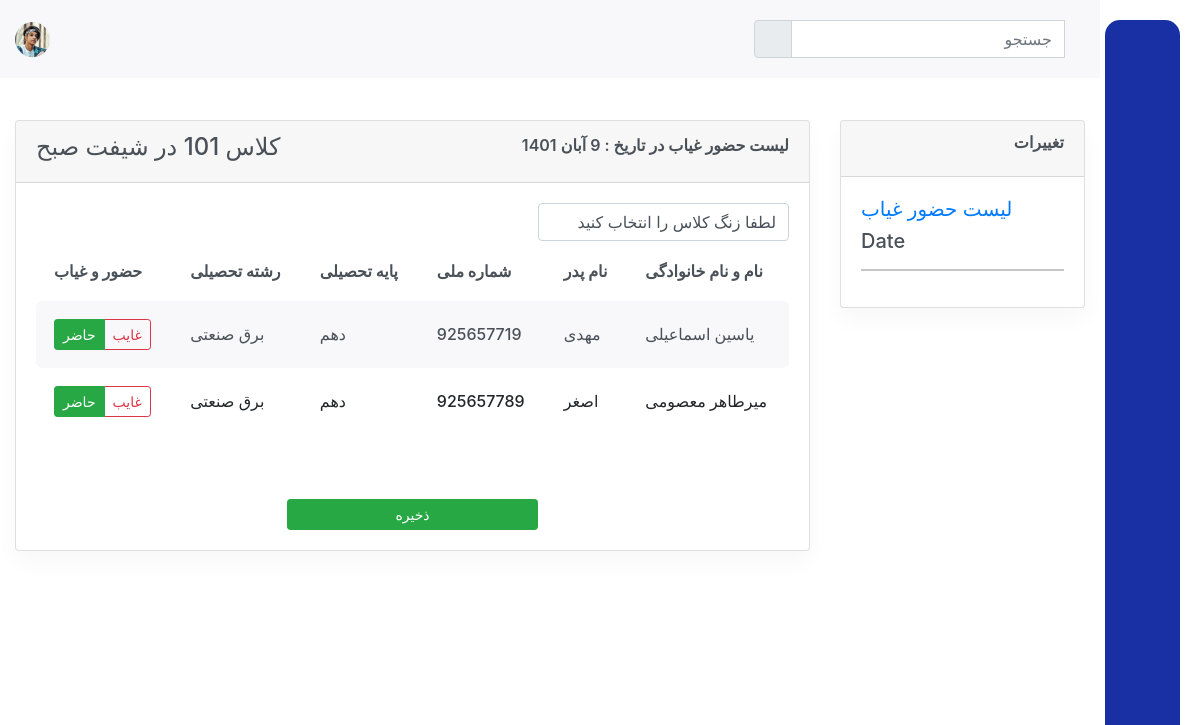
The app's page /attendance/101/ (signed in) with its own data.
### Student/models.py (models this page shows, shortened)
class Class(models.Model):
    number = models.IntegerField()
    shift = models.CharField(choices=SHIFT, max_length=3)

class Student(models.Model):
    full_name = models.CharField(max_length=200)
    father_name = models.CharField(max_length=100)
    id_code = models.IntegerField(unique=True)
    class_id = models.ForeignKey(Class, on_delete=models.CASCADE)
    reshte = models.ForeignKey(Reshte, on_delete=models.CASCADE)
    level = models.CharField(choices=LEVEL, max_length=8)
    level_up = models.BooleanField(default=False)
    date = models.DateField()
    usn = models.CharField(primary_key=True, max_length=200)
    zang = models.BooleanField(choices=ZANG, null=True, blank=True)
    objects = Manager()

class Reshte(models.Model):
    name = models.CharField(max_length=100)
    def __str__(self):
        return self.name

### Student/views.py (the view)
class AttendanceView(LoginRequiredMixin, generic.View):
    login_url = 'account:login'
    template_name = 'attendance.html'
    def get(self, request, *args, **kwargs):
        assign_class_id = kwargs.get('assign_class_id')
        assc = get_object_or_404(models.AttendanceClass, assign__class_id__number=assign_class_id)
        ass = assc.assign
        c = ass.class_id
        attendance = models.Attendance.objects.filter(student__class_id__number=assign_class_id, date=assc.date)
        d = timezone.now().date()
        jalali = jalali_converter(d)
        zang = models.Zang.objects.all()
        context = {
            'ass': ass,
            'c': c,
            'assc': assc,
            'attendance': attendance,
            'jalali': jalali,
            'zang': zang
        }
        return render(request, self.template_name, context)

### extentions/jalali.py (called while the page is built)
    def persian_tuple(self):
        return self.persian_year, self.persian_month, self.persian_day

### extentions/utils.py (called while the page is built)
def jalali_converter(time):
    jmonths = [
        'فروردین', 'اردیبهشت', 'خرداد',
        'تیر', 'مرداد', 'شهریور',
        'مهر', 'آبان', 'آذر',
        'دی', 'بهمن', 'اسفتد', ]
    time_to_str = '{},{},{}'.format(time.year, time.month, time.day)
    time_to_tuple = jalali.Gregorian(time_to_str).persian_tuple()
    time_to_list = list(time_to_tuple)
    for index, month in enumerate(jmonths):
        if time_to_list[1] == index + 1:
            time_to_list[1] = month
            break
    output = '{} {} {}'.format(time_to_list[2],time_to_list[1],time_to_list[0])
    return output

### templates/attendance.html (shortened to what this page needs)
{% extends 'base.html' %}
{% load static %}
{% block body %}
	<div id="main-wrapper">
	    <div class="content-body">
		<div class="container">
		    <div class="row">
			<div class="col-xxl-3 col-xl-3">
			    <div class="card">
				<div class="card-header">
				    <h4 class="card-title">تغییرات</h4>
				</div>
				<div class="card-body">
				    <ul>
						<li>
							<h5><a href="">لیست حضور غیاب</a></h5>
							<div class="text-left">
								<h5 class="ltr">Date</h5>
							</div>
						</li>
						<hr>
				    </ul>
				</div>
			    </div>
			</div>
			<div class="col-xxl-9 col-xl-9">
			    <div class="card">
				<div class="card-header">
				    <h4 class="card-title">لیست حضور غیاب در تاریخ : {{ jalali }}</h4>
				    <h4 class="text-left">کلاس {{ c.number }} در شیفت {{ c.shift }}</h4>
				</div>
				{% if c.student_set.all %}
				<div class="card-body">
				    <div class="table-responsive transaction-table">
						<form action="{% url 'student:confirm' assc.assign.class_id.number %}" method="POST">
							<select name="zang" class="form-control col-4" required>
								<option value="">لطفا زنگ کلاس را انتخاب کنید</option>
							</select>
							<table class="table table-striped responsive-table">
								<thead>
								<tr>
									<th>نام و نام خانوادگی</th>
									<th>نام پدر</th>
									<th>شماره ملی</th>
									<th>پایه تحصیلی</th>
									<th>رشته تحصیلی</th>
									<th>حضور و غیاب</th>
								</tr>
								</thead>
								<tbody>
								{% for s in c.student_set.all %}
								<tr>
									<td>{{ s.full_name }}</td>
									<td>{{ s.father_name }}</td>
									<td>{{ s.id_code }}</td>
									<td>{{ s.level }}</td>
									<td>{{ s.reshte }}</td>
									<td>
										<div class="btn-group btn-group-toggle" data-toggle="buttons" dir="ltr">
											<label class="btn btn-outline-success active btn-sm">
												<input type="radio" name="{{ s.usn }}" id="option1" autocomplete="off" value="present" checked> حاضر
											</label>
											<label class="btn btn-outline-danger btn-sm">
												<input type="radio" name="{{ s.usn }}" id="option2" onclick="javascript:showtext();" autocomplete="off" value="absent"> غایب
											</label>
                                  		</div>
									</td>
								</tr>
								{% endfor %}
								</tbody>
							</table>
							<div class="d-flex justify-content-center">
								<button class="btn btn-success btn-sm col-4 mt-5">ذخیره</button>
							</div>
						</form>
				    </div>
				</div>
			    </div>
				{% else %}
					<div class="alert">
						هیچ دانش آموزی در این کلاس ثبت نشده است
					</div>
				{% endif %}
			</div>
		    </div>
		</div>
	    </div>
	</div>
{% endblock %}

### records on screen
Class: shift "صبح"
Student: full_name "یاسین اسماعیلی", father_name "مهدی", id_code "925657719", level "دهم", reshte "برق صنعتی"
Student: full_name "میرطاهر معصومی", father_name "اصغر", id_code "925657789", level "دهم", reshte "برق صنعتی"

### other values on screen
{{ jalali }} "9 آبان 1401"
